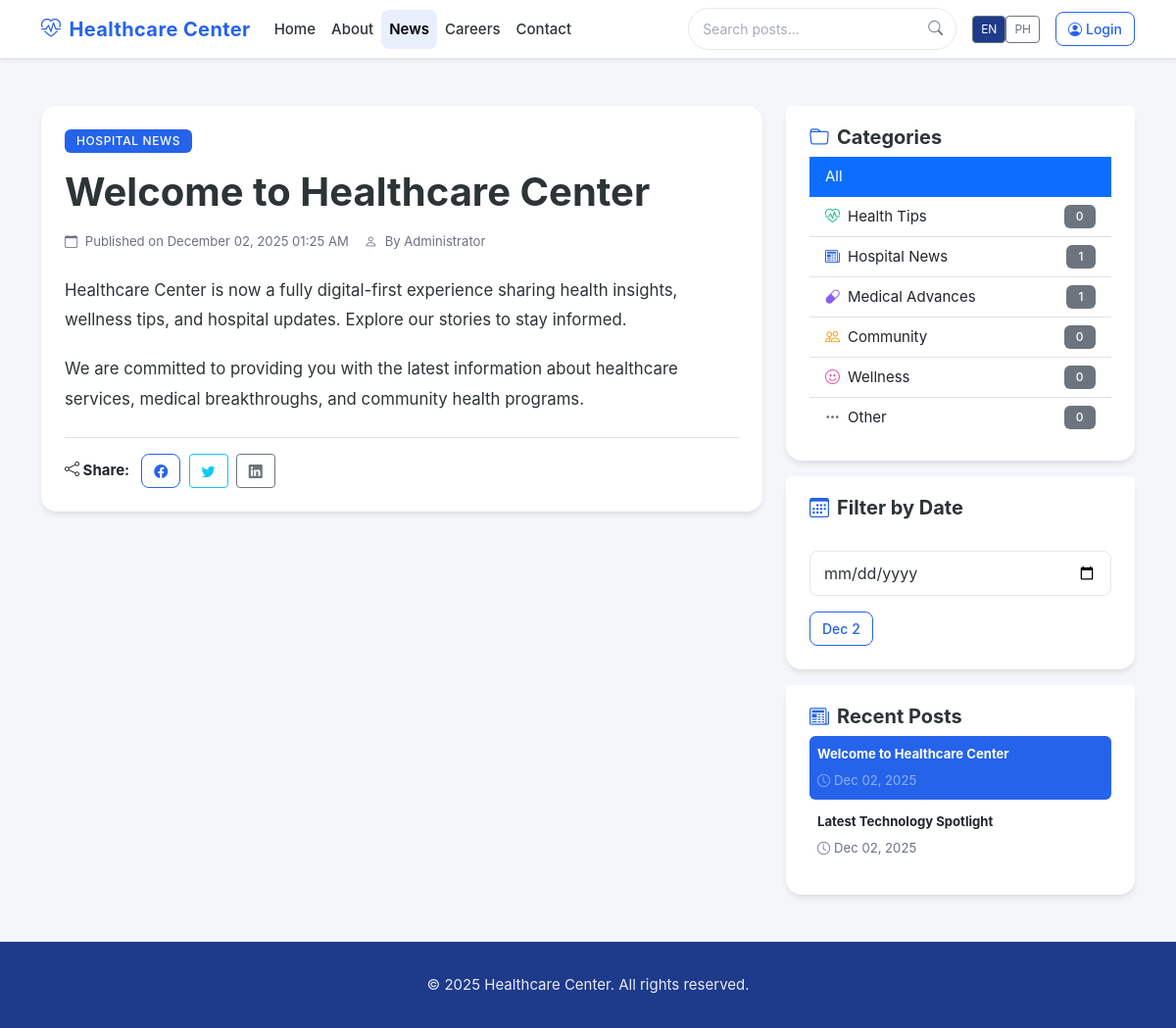
Screenshot of /blog.php with the database file from the repository.
### tables this page shows
CREATE TABLE categories (
  id VARCHAR(36) PRIMARY KEY,
  name VARCHAR(100) NOT NULL,
  name_ph VARCHAR(100) DEFAULT NULL,
  slug VARCHAR(100) NOT NULL UNIQUE,
  description TEXT DEFAULT NULL,
  description_ph TEXT DEFAULT NULL,
  color VARCHAR(7) DEFAULT '#2563EB',
  icon VARCHAR(50) DEFAULT 'bi-folder',
  sort_order INT DEFAULT 0,
  created_at TIMESTAMP DEFAULT CURRENT_TIMESTAMP,
  INDEX idx_slug (slug),
  INDEX idx_sort_order (sort_order)
);

CREATE TABLE posts (
  id VARCHAR(36) PRIMARY KEY,
  author_id VARCHAR(36) DEFAULT NULL,
  category_id VARCHAR(36) DEFAULT NULL,
  title VARCHAR(255) NOT NULL,
  title_ph VARCHAR(255) DEFAULT NULL,
  slug VARCHAR(255) NOT NULL UNIQUE,
  content LONGTEXT NOT NULL,
  content_ph LONGTEXT DEFAULT NULL,
  status ENUM('draft', 'scheduled', 'published') NOT NULL DEFAULT 'draft',
  scheduled_at DATETIME DEFAULT NULL,
  published_at DATETIME DEFAULT NULL,
  archived_at DATETIME DEFAULT NULL,
  view_count INT UNSIGNED DEFAULT 0,
  created_at TIMESTAMP DEFAULT CURRENT_TIMESTAMP,
  updated_at TIMESTAMP DEFAULT CURRENT_TIMESTAMP ON UPDATE CURRENT_TIMESTAMP,
  INDEX idx_slug (slug),
  INDEX idx_status (status),
  INDEX idx_author_id (author_id),
  INDEX idx_category_id (category_id),
  INDEX idx_published_at (published_at),
  INDEX idx_archived_at (archived_at),
  FULLTEXT idx_search (title, content),
  FOREIGN KEY (author_id) REFERENCES users(id) ON DELETE SET NULL,
  FOREIGN KEY (category_id) REFERENCES categories(id) ON DELETE SET NULL
);

CREATE TABLE users (
  id VARCHAR(36) PRIMARY KEY,
  username VARCHAR(50) NOT NULL UNIQUE,
  email VARCHAR(255) DEFAULT NULL,
  password VARCHAR(255) NOT NULL,
  role ENUM('admin', 'staff') NOT NULL DEFAULT 'staff',
  display_name VARCHAR(100) DEFAULT NULL,
  avatar VARCHAR(255) DEFAULT NULL,
  bio TEXT DEFAULT NULL,
  is_active TINYINT(1) NOT NULL DEFAULT 1,
  last_login_at DATETIME DEFAULT NULL,
  password_changed_at DATETIME DEFAULT NULL,
  created_at TIMESTAMP DEFAULT CURRENT_TIMESTAMP,
  updated_at TIMESTAMP DEFAULT CURRENT_TIMESTAMP ON UPDATE CURRENT_TIMESTAMP,
  INDEX idx_username (username),
  INDEX idx_role (role)
);

### includes/helpers.php (called while the page is built, shortened)
<?php
function e(?string $value): string
{
    return htmlspecialchars($value ?? '', ENT_QUOTES | ENT_SUBSTITUTE, 'UTF-8');
}
function app_base_uri(): string
{
    static $base;
    if ($base !== null) {
        return $base;
    }
    $docRoot = $_SERVER['DOCUMENT_ROOT'] ?? '';
    $appRoot = realpath(__DIR__ . '/..');
    $docRoot = str_replace('\\', '/', realpath($docRoot) ?: $docRoot);
    $appRoot = str_replace('\\', '/', $appRoot);
    if (str_starts_with($appRoot, $docRoot)) {
        $relative = trim(substr($appRoot, strlen($docRoot)), '/');
        $base = $relative ? '/' . $relative : '';
    } else {
        $base = '';
    }
    return $base;
}
function url(string $path): string
{
    $base = app_base_uri();
    return $base ? rtrim($base, '/') . $path : $path;
}

### includes/language.php (called while the page is built, shortened)
<?php
function get_language(): string
{
    return 'en';
}
function __($key, ?string $lang = null): string
{
    $lang = $lang ?? get_language();
    return $GLOBALS['lang_strings'][$lang][$key] ?? $GLOBALS['lang_strings']['en'][$key] ?? $key;
}
function get_localized(array $record, string $field, ?string $lang = null): string
{
    $lang = $lang ?? get_language();
    return $record[$field] ?? '';
}

### includes/categories.php (called while the page is built, shortened)
<?php
function get_categories(): array
{
    $db = get_db();
    $stmt = $db->query(
        'SELECT c.*, COUNT(p.id) as post_count
         FROM categories c
         LEFT JOIN posts p ON c.id = p.category_id AND p.status = "published"
         GROUP BY c.id
         ORDER BY c.sort_order ASC, c.name ASC'
    );
    return $stmt->fetchAll();
}

### public/blog.php (the view, shortened to what this page needs)
<?php
$db = get_db();
$selectedPost = null;
$selectedDate = isset($_GET['date']) ? trim((string) $_GET['date']) : '';
$categorySlug = isset($_GET['category']) ? trim((string) $_GET['category']) : '';
$page = max(1, (int) ($_GET['page'] ?? 1));
$perPage = 10;
try {
    $whereConditions = ['status = "published"', 'archived_at IS NULL'];
    $params = [];
    $whereSql = implode(' AND ', $whereConditions);
    $offset = ($page - 1) * $perPage;
    $postsStmt = $db->prepare(
        "SELECT p.*, c.name as category_name, c.slug as category_slug, c.color as category_color,
                u.display_name as author_name
         FROM posts p
         LEFT JOIN categories c ON p.category_id = c.id
         LEFT JOIN users u ON p.author_id = u.id
         WHERE {$whereSql}
         ORDER BY COALESCE(p.published_at, p.created_at) DESC
         LIMIT ? OFFSET ?"
    );
    $params[] = $perPage;
    $params[] = $offset;
    $postsStmt->execute($params);
    $posts = $postsStmt->fetchAll();
    $datesStmt = $db->prepare(
        'SELECT DISTINCT DATE(COALESCE(published_at, created_at)) as post_date
         FROM posts WHERE status = "published" ORDER BY post_date DESC LIMIT 30'
    );
    $datesStmt->execute();
    $postDates = $datesStmt->fetchAll(PDO::FETCH_COLUMN);
    if (!$selectedPost && !empty($posts)) {
        $selectedPost = $posts[0];
    }
    $categories = get_categories();
} catch (Throwable $th) {
    error_log('Error loading blog: ' . $th->getMessage());
    $posts = [];
    $postDates = [];
    $categories = [];
    $totalPages = 0;
}
include __DIR__ . '/includes/header.php';
?>
<section class="py-5">
    <div class="container">
        <div class="row g-4">
            <div class="col-lg-8">
                <?php if ($selectedPost): ?>
                    <article class="card card-shadow mb-4">
                        <div class="card-body">
                            <div class="d-flex flex-wrap gap-2 mb-3">
                                <?php if (!empty($selectedPost['category_name'])): ?>
                                    <a href="?category=<?= e($selectedPost['category_slug']); ?>" class="badge text-decoration-none" style="background-color: <?= e($selectedPost['category_color'] ?? '#2563EB'); ?>">
                                        <?= e(get_localized($selectedPost, 'category_name')); ?>
                                    </a>
                                <?php endif; ?>
                            </div>
                            <h1 class="fw-bold mb-3"><?= e(get_localized($selectedPost, 'title')); ?></h1>
                            <div class="d-flex flex-wrap gap-3 text-muted mb-4">
                                <small>
                                    <i class="bi bi-calendar me-1"></i>
                                    <?= __('published_on'); ?> <?= e(date('F d, Y h:i A', strtotime($selectedPost['published_at'] ?? $selectedPost['created_at']))); ?>
                                </small>
                                <?php if (!empty($selectedPost['author_name'])): ?>
                                    <small>
                                        <i class="bi bi-person me-1"></i>
                                        <?= __('by_author'); ?> <?= e($selectedPost['author_name']); ?>
                                    </small>
                                <?php endif; ?>
                            </div>
                            <div class="announcement-content">
                                <?= get_localized($selectedPost, 'content'); ?>
                            </div>
                            <div class="mt-4 pt-3 border-top">
                                <strong class="me-2"><i class="bi bi-share"></i> <?= __('share'); ?>:</strong>
                                <a href="https://www.facebook.com/sharer/sharer.php?u=<?= urlencode((isset($_SERVER['HTTPS']) ? 'https' : 'http') . '://' . $_SERVER['HTTP_HOST'] . $_SERVER['REQUEST_URI']); ?>" target="_blank" class="btn btn-sm btn-outline-primary me-1">
                                    <i class="bi bi-facebook"></i>
                                </a>
                                <a href="https://twitter.com/intent/tweet?url=<?= urlencode((isset($_SERVER['HTTPS']) ? 'https' : 'http') . '://' . $_SERVER['HTTP_HOST'] . $_SERVER['REQUEST_URI']); ?>&text=<?= urlencode($selectedPost['title']); ?>" target="_blank" class="btn btn-sm btn-outline-info me-1">
                                    <i class="bi bi-twitter"></i>
                                </a>
                                <a href="https://www.linkedin.com/shareArticle?mini=true&url=<?= urlencode((isset($_SERVER['HTTPS']) ? 'https' : 'http') . '://' . $_SERVER['HTTP_HOST'] . $_SERVER['REQUEST_URI']); ?>" target="_blank" class="btn btn-sm btn-outline-secondary">
                                    <i class="bi bi-linkedin"></i>
                                </a>
                            </div>
                        </div>
                    </article>
                <?php endif; ?>
            </div>
            <div class="col-lg-4">
                <div class="card card-shadow mb-3" id="categoriesCard">
                    <div class="card-header bg-white border-0">
                        <h5 class="mb-0"><i class="bi bi-folder me-2 text-primary"></i><?= __('categories'); ?></h5>
                    </div>
                    <div class="card-body pt-0">
                        <div class="list-group list-group-flush" id="categoriesList">
                            <a href="<?= url('/public/blog.php'); ?>" class="list-group-item list-group-item-action <?= !$categorySlug ? 'active' : ''; ?>">
                                <?= __('all'); ?>
                            </a>
                            <?php foreach ($categories as $cat): ?>
                                <a href="?category=<?= e($cat['slug']); ?>" class="list-group-item list-group-item-action d-flex justify-content-between align-items-center <?= $categorySlug === $cat['slug'] ? 'active' : ''; ?>">
                                    <span><i class="<?= e($cat['icon']); ?> me-2" style="color: <?= e($cat['color']); ?>"></i><?= e(get_localized($cat, 'name')); ?></span>
                                    <span class="badge bg-secondary"><?= $cat['post_count']; ?></span>
                                </a>
                            <?php endforeach; ?>
                        </div>
                    </div>
                </div>
                <div class="card card-shadow mb-3">
                    <div class="card-header bg-white border-0 d-flex justify-content-between align-items-center">
                        <h5 class="mb-0"><i class="bi bi-calendar3 me-2 text-primary"></i><?= __('filter_by_date'); ?></h5>
                    </div>
                    <div class="card-body">
                        <form method="get">
                            <input type="date" class="form-control" name="date" value="<?= e($selectedDate); ?>" max="<?= date('Y-m-d'); ?>" onchange="this.form.submit()">
                        </form>
                        <?php if (!empty($postDates)): ?>
                            <div class="mt-3 d-flex flex-wrap gap-1">
                                <?php foreach (array_slice($postDates, 0, 10) as $date): ?>
                                    <a href="?date=<?= urlencode($date); ?><?= $categorySlug ? '&category=' . urlencode($categorySlug) : ''; ?>" class="btn btn-sm <?= $selectedDate === $date ? 'btn-primary' : 'btn-outline-primary'; ?>">
                                        <?= e(date('M j', strtotime($date))); ?>
                                    </a>
                                <?php endforeach; ?>
                            </div>
                        <?php endif; ?>
                    </div>
                </div>
                <div class="card card-shadow" id="recentPostsCard">
                    <div class="card-header bg-white border-0">
                        <h5 class="mb-0"><i class="bi bi-newspaper me-2 text-primary"></i><?= __('recent_posts'); ?></h5>
                    </div>
                    <div class="card-body pt-0">
                        <?php if (empty($posts)): ?>
                            <p class="text-muted mb-0"><?= __('no_posts'); ?></p>
                        <?php else: ?>
                            <div class="list-group list-group-flush" id="recentPostsList">
                                <?php foreach (array_slice($posts, 0, 5) as $post): ?>
                                    <?php $isActive = $selectedPost && $selectedPost['id'] === $post['id']; ?>
                                    <a class="list-group-item list-group-item-action border-0 px-2 py-2 rounded mb-1 <?= $isActive ? 'bg-primary text-white' : ''; ?>"
                                       href="?<?= $categorySlug ? 'category=' . urlencode($categorySlug) . '&' : ''; ?>post=<?= rawurlencode($post['slug']); ?>">
                                        <strong class="d-block mb-1 small"><?= e(get_localized($post, 'title')); ?></strong>
                                        <small class="<?= $isActive ? 'text-white-50' : 'text-muted'; ?>">
                                            <i class="bi bi-clock me-1"></i><?= e(date('M d, Y', strtotime($post['published_at'] ?? $post['created_at']))); ?>
                                        </small>
                                    </a>
                                <?php endforeach; ?>
                            </div>
                        <?php endif; ?>
                    </div>
                </div>
            </div>
        </div>
    </div>
</section>
<?php include __DIR__ . '/includes/footer.php'; ?>

### rows the page displays
categories: name "HOSPITAL NEWS", name "Hospital News", post_count "1"
posts: title "Welcome to Healthcare Center", published_at "December 02, 2025 01:25 AM", content "Healthcare Center is now a fully digital-first experience sharing health insights, wellness tips, and hospital updates. Explore our stories to stay informed. We are committed to providing you with the latest information about healthcare services, medical breakthroughs, and community health programs.", published_at "Dec 02, 2025"
users: display_name "Administrator"
categories: name "Health Tips", post_count "0"
categories: name "Medical Advances", post_count "1"
categories: name "Community", post_count "0"
categories: name "Wellness", post_count "0"
categories: name "Other", post_count "0"
posts: title "Latest Technology Spotlight", published_at "Dec 02, 2025"

### other values shown
__('site_name') "Healthcare Center"
__('home') "Home"
__('about') "About"
__('blog') "News"
__('careers') "Careers"
__('contact') "Contact"
__('login') "Login"
__('published_on') "Published on"
__('by_author') "By"
__('share') "Share"
__('categories') "Categories"
__('all') "All"
__('filter_by_date') "Filter by Date"
date('M j', strtotime($date)) "Dec 2"
__('recent_posts') "Recent Posts"
